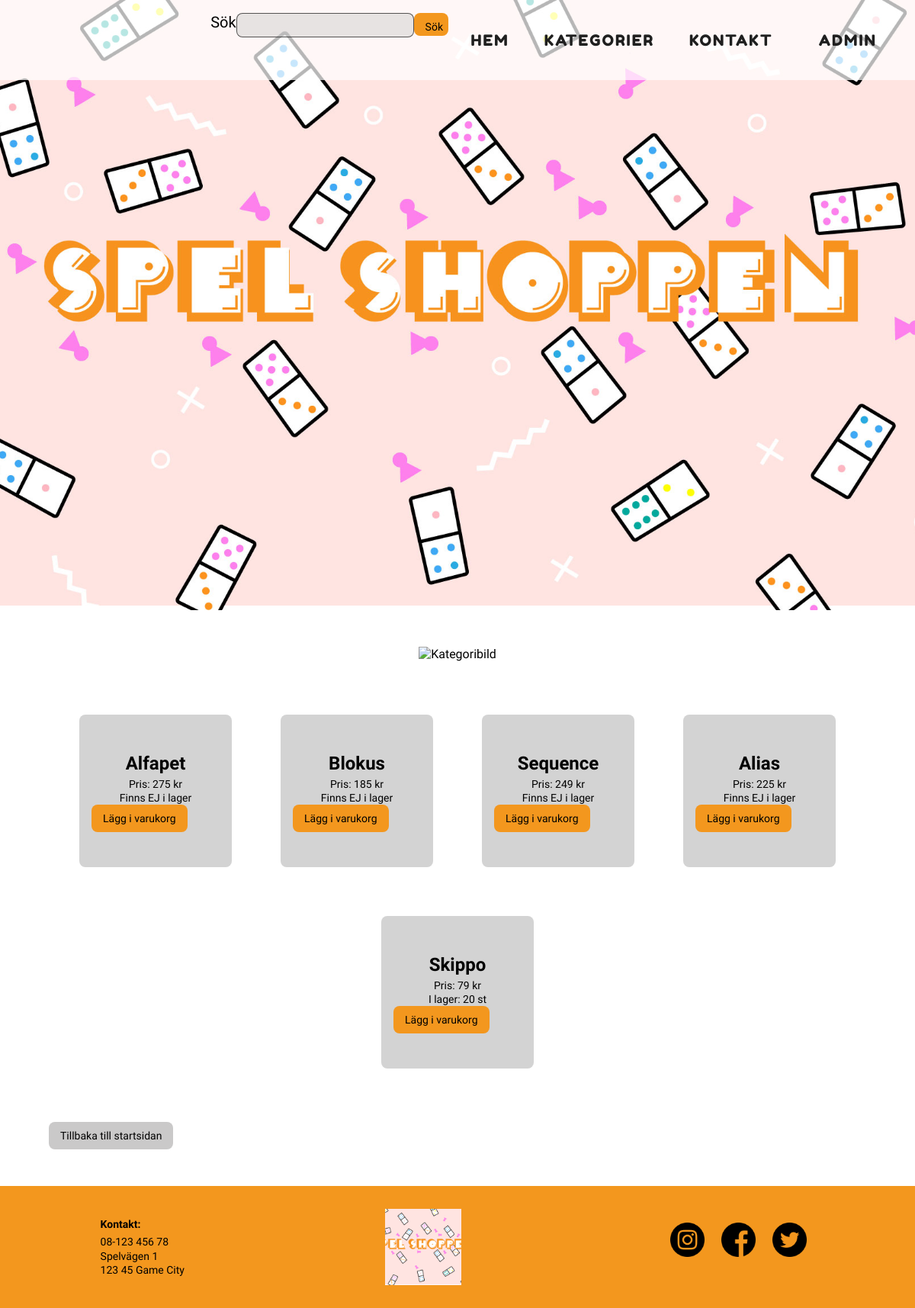
The page /categorypage/categorypage.php?id=1 on the database its author committed.
### tables this page shows
CREATE TABLE `webshop_products` (
  `productid` int(11) NOT NULL,
  `categoryid` int(11) NOT NULL,
  `title` varchar(500) NOT NULL,
  `description` varchar(1000) NOT NULL,
  `price` decimal(10,0) NOT NULL,
  `quantity` int(11) NOT NULL,
  `productimg` varchar(1000) NOT NULL,
  `date` datetime NOT NULL DEFAULT current_timestamp()
);

### categorypage/categorypage.php (the view, shortened to what this page needs)
<?php
require_once '../header_extern.php';
require_once '../config/db.php';
if ($_SERVER['REQUEST_METHOD'] === 'GET') {
  $currentCategory = htmlspecialchars($_GET['id']);
}
$stmt = $db->prepare("SELECT * FROM webshop_products WHERE categoryid = $currentCategory");
$stmt->execute();
?>
<section class="hero">
  <div class="categorypage_logo img-container">
    <img class="img-container__img" src="category.jpg" alt="Kategoribild">
  </div>
</section>
<section>
  <br>
  <br>
  <div class="categorypage_products">
    <?php
    while ($row = $stmt->fetch(PDO::FETCH_ASSOC)) :
      $title = htmlspecialchars($row['title']);
      $price = htmlspecialchars($row['price']);
      $productid = htmlspecialchars($row['productid']);
      $quantity = htmlspecialchars($row['quantity']);
      if ($quantity == "0") {
        $any_items = "<span>Finns EJ i lager</span>";
      } else {
        $any_items = "I lager: " . $quantity . " st";
      }
      echo
        "<div class='product_card'>
              <a href= '../product/product_info.php? id=$productid'
              class='product_title'>$title</a>
              <p class='product_price'>Pris: $price kr</p>
              <p class='any-items'>$any_items</p>
            <button id='cart-btn' class='cart-btn product_card-btn'><a href= '../order/orderpage.php?id=$productid'>Lägg i varukorg</a></button>
          </div>";
    endwhile;
    ?>
  </div>
  <br>
  <br>
  <button class="btn-back"><a href="../index.php">Tillbaka till startsidan</a></button>
</section>
<?php require_once '../footer.php'; ?>

### header_extern.php (shortened to what this page needs)
<!DOCTYPE html>
<html lang="en">
<head>
  <link rel="stylesheet" type="text/css" href="styles/main.css" />
  <link rel="stylesheet" type="text/css" href="../styles/main.css" />
</head>
<body>
  <header class="header__hero">
    <div class="menu-wraper">
<div class="menu-wraper">
      <nav class="menu_nav">
        <ul class="menu-wraper__link-list">
        <li>
          <form action="#" class="search-form">
            <label for="search" class="search-form__label">Sök</label>
            <input type="text" name="search" id="search-Field" class="search-form__input-field">
            <button id="search_btn"><a id="search-link">Sök</a></button>
          </form>
        </li>
          <li class="menu-wraper__link-item">
            <a class="menu-wraper__links" href="/index.php">HEM</a>
          </li>
          <li class="menu-wraper__link-item">
            <div class="dropdown">
              <a class="menu-wraper__links" id="dropdown-categories" href="#">KATEGORIER</a>
            </div>
          </li>
          <li class="menu-wraper__link-item">
            <a class="menu-wraper__links" href="">KONTAKT</a>
          </li>
          <li class="menu-wraper__link-item">
            <a class="menu-wraper__links" href="/admin/index.php">ADMIN</a>
          </li>
        </ul>
      </nav>
    </div>
  </header>
  <main>

### footer.php (shortened to what this page needs)
</main>
<footer class="footer">
    <div class="footer__contact">
        <p class="bold_txt">Kontakt:</p>
        <p>08-123 456 78</p>
        <p>Spelvägen 1</p>
        <p>123 45 Game City</p>
    </div>
    <div class="footer__logo img__wrapper">
        <img class="logo__img" src="/images/spelshoppen.jpg" alt="Logo">
    </div>
    <div class="footer__socialmedia">
        <div class="img__wrapper icon-parent">
            <img class="socialmedia__img" src="/images/011-instagram.png" alt="Instagram">
        </div>
        <div class="img__wrapper icon-parent">
            <img class="socialmedia__img" src="/images/001-facebook.png" alt="Instagram">
        </div>
        <div class="img__wrapper icon-parent">
            <img class="socialmedia__img" src="/images/013-twitter-1.png" alt="Instagram">
        </div>
    </div>
</footer>
</body>
</html>

### rows shown on the page
webshop_products: title "Alfapet", price "275", quantity "Finns EJ i lager"
webshop_products: title "Blokus", price "185", quantity "Finns EJ i lager"
webshop_products: title "Sequence", price "249", quantity "Finns EJ i lager"
webshop_products: title "Alias", price "225", quantity "Finns EJ i lager"
webshop_products: title "Skippo", price "79", quantity "I lager: 20 st"
